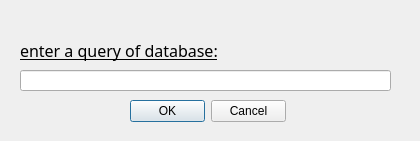
<?xml version="1.0" encoding="UTF-8"?>
<ui version="4.0">
 <class>SQL_code</class>
 <widget class="QDialog" name="SQL_code">
  <property name="geometry">
   <rect>
    <x>0</x>
    <y>0</y>
    <width>420</width>
    <height>141</height>
   </rect>
  </property>
  <property name="windowTitle">
   <string>Dialog</string>
  </property>
  <widget class="QLineEdit" name="lineEdit">
   <property name="geometry">
    <rect>
     <x>20</x>
     <y>70</y>
     <width>371</width>
     <height>21</height>
    </rect>
   </property>
  </widget>
  <widget class="QLabel" name="label">
   <property name="geometry">
    <rect>
     <x>20</x>
     <y>40</y>
     <width>201</width>
     <height>21</height>
    </rect>
   </property>
   <property name="font">
    <font>
     <family>Mathcad UniMath</family>
     <pointsize>12</pointsize>
     <underline>true</underline>
    </font>
   </property>
   <property name="text">
    <string>enter a query of database:</string>
   </property>
  </widget>
  <widget class="QDialogButtonBox" name="buttonBox">
   <property name="geometry">
    <rect>
     <x>130</x>
     <y>100</y>
     <width>156</width>
     <height>23</height>
    </rect>
   </property>
   <property name="standardButtons">
    <set>QDialogButtonBox::Cancel|QDialogButtonBox::Ok</set>
   </property>
  </widget>
 </widget>
 <resources/>
 <connections/>
</ui>
